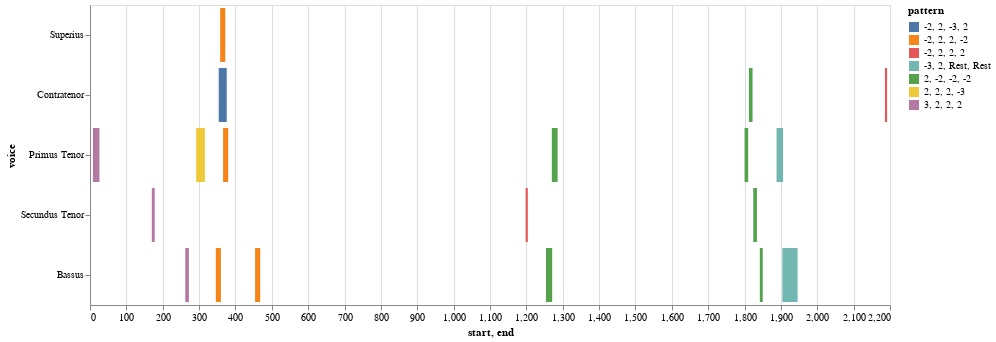

The code cell stored with this chart in its notebook:
### Markdown cell above
### Model Heatmap

### Code cell
## Use this for the Model Heatmap

nr = model.notes(combineUnisons=True) 
mel = model.melodic(df=nr, kind='d', compound=True, unit=0, end=False)
mel_ngrams = model.ngrams(df=mel, n=4)
entry_ngrams = model.entries(df=mel, n=4)
mel_ngrams_duration = model.durations(df=mel, n=4, mask_df=entry_ngrams)
viz.plot_ngrams_heatmap(entry_ngrams, mel_ngrams_duration, selected_patterns=shared_entries, voices=[], includeCount=False)

### Figure 1 — Vega-Lite specification as saved in the notebook (floating-point values rounded to 4 significant figures)
{"config": {"view": {"continuousWidth": 400, "continuousHeight": 300}}, "data": {"name": "data-1a6811e1aedf3139139889ef8a46518d"}, "mark": "bar", "encoding": {"color": {"field": "pattern", "type": "nominal"}, "opacity": {"condition": {"value": 1, "selection": "selector001"}, "value": 0.2}, "tooltip": [{"field": "start", "type": "quantitative"}, {"field": "end", "type": "quantitative"}, {"field": "pattern", "type": "nominal"}], "x": {"field": "start", "type": "quantitative"}, "x2": {"field": "end"}, "y": {"field": "voice", "sort": null, "type": "nominal"}}, "height": 300, "selection": {"selector001": {"type": "multi", "fields": ["pattern"]}}, "width": 800, "$schema": "https://vega.github.io/schema/vega-lite/v4.17.0.json", "datasets": {"data-1a6811e1aedf3139139889ef8a46518d": [{"start": 358.0, "voice": "Superius", "pattern": "-2, 2, 2, -2", "end": 372.0}, {"start": 354.0, "voice": "Contratenor", "pattern": "-2, 2, -3, 2", "end": 376.0}, {"start": 1812.0, "voice": "Contratenor", "pattern": "2, -2, -2, -2", "end": 1822.0}, {"start": 2186.0, "voice": "Contratenor", "pattern": "-2, 2, 2, 2", "end": 2192.0}, {"start": 8.0, "voice": "Primus Tenor", "pattern": "3, 2, 2, 2", "end": 26.0}, {"start": 292.0, "voice": "Primus Tenor", "pattern": "2, 2, 2, -3", "end": 316.0}, {"start": 366.0, "voice": "Primus Tenor", "pattern": "-2, 2, 2, -2", "end": 380.0}, {"start": 1270.0, "voice": "Primus Tenor", "pattern": "2, -2, -2, -2", "end": 1286.0}, {"start": 1800.0, "voice": "Primus Tenor", "pattern": "2, -2, -2, -2", "end": 1810.0}, {"start": 1888.0, "voice": "Primus Tenor", "pattern": "-3, 2, Rest, Rest", "end": 1906.0}, {"start": 170.0, "voice": "Secundus Tenor", "pattern": "3, 2, 2, 2", "end": 178.0}, {"start": 1198.0, "voice": "Secundus Tenor", "pattern": "-2, 2, 2, 2", "end": 1204.0}, {"start": 1824.0, "voice": "Secundus Tenor", "pattern": "2, -2, -2, -2", "end": 1834.0}, {"start": 262.0, "voice": "Bassus", "pattern": "3, 2, 2, 2", "end": 272.0}, {"start": 346.0, "voice": "Bassus", "pattern": "-2, 2, 2, -2", "end": 360.0}, {"start": 454.0, "voice": "Bassus", "pattern": "-2, 2, 2, -2", "end": 468.0}, {"start": 1254.0, "voice": "Bassus", "pattern": "2, -2, -2, -2", "end": 1271.0}, {"start": 1842.0, "voice": "Bassus", "pattern": "2, -2, -2, -2", "end": 1850.0}, {"start": 1904.0, "voice": "Bassus", "pattern": "-3, 2, Rest, Rest", "end": 1946.0}]}}
